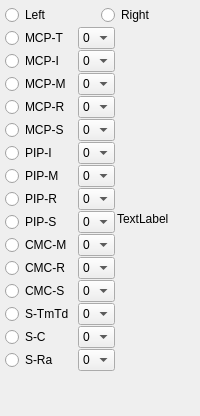
      <widget class="QWidget" name="TB_JSN">
       <attribute name="title">
        <string>JSN</string>
       </attribute>
       <layout class="QVBoxLayout" name="verticalLayout_6">
        <property name="spacing">
         <number>1</number>
        </property>
        <property name="leftMargin">
         <number>5</number>
        </property>
        <property name="topMargin">
         <number>5</number>
        </property>
        <property name="rightMargin">
         <number>5</number>
        </property>
        <property name="bottomMargin">
         <number>5</number>
        </property>
        <item>
         <layout class="QVBoxLayout" name="verticalLayout_5" stretch="1,15">
          <property name="spacing">
           <number>2</number>
          </property>
          <item>
           <layout class="QHBoxLayout" name="horizontalLayout_2" stretch="1,1">
            <item>
             <widget class="QRadioButton" name="RB_Left_JSN">
              <property name="text">
               <string>Left</string>
              </property>
             </widget>
            </item>
            <item>
             <widget class="QRadioButton" name="RB_Right_JSN">
              <property name="text">
               <string>Right</string>
              </property>
             </widget>
            </item>
           </layout>
          </item>
          <item>
           <layout class="QHBoxLayout" name="horizontalLayout_18" stretch="1,4">
            <property name="spacing">
             <number>2</number>
            </property>
            <item>
             <layout class="QVBoxLayout" name="verticalLayout_4">
              <property name="spacing">
               <number>1</number>
              </property>
              <item>
               <layout class="QVBoxLayout" name="verticalLayout_3">
                <property name="spacing">
                 <number>1</number>
                </property>
                <item>
                 <layout class="QHBoxLayout" name="horizontalLayout_3" stretch="2,1">
                  <property name="spacing">
                   <number>4</number>
                  </property>
                  <item>
                   <widget class="QRadioButton" name="RB_JSN_1">
                    <property name="sizePolicy">
                     <sizepolicy hsizetype="Preferred" vsizetype="Fixed">
                      <horstretch>0</horstretch>
                      <verstretch>0</verstretch>
                     </sizepolicy>
                    </property>
                    <property name="text">
                     <string>MCP-T</string>
                    </property>
                   </widget>
                  </item>
                  <item>
                   <widget class="QComboBox" name="CB_JSN_1">
                    <property name="sizePolicy">
                     <sizepolicy hsizetype="Preferred" vsizetype="Fixed">
                      <horstretch>0</horstretch>
                      <verstretch>0</verstretch>
                     </sizepolicy>
                    </property>
                    <item>
                     <property name="text">
                      <string>0</string>
                     </property>
                    </item>
                    <item>
                     <property name="text">
                      <string>1</string>
                     </property>
                    </item>
                    <item>
                     <property name="text">
                      <string>2</string>
                     </property>
                    </item>
                    <item>
                     <property name="text">
                      <string>3</string>
                     </property>
                    </item>
                    <item>
                     <property name="text">
                      <string>4</string>
                     </property>
                    </item>
                   </widget>
                  </item>
                 </layout>
                </item>
                <item>
                 <layout class="QHBoxLayout" name="horizontalLayout_4" stretch="2,1">
                  <property name="spacing">
                   <number>4</number>
                  </property>
                  <property name="sizeConstraint">
                   <enum>QLayout::SetDefaultConstraint</enum>
                  </property>
                  <item>
                   <widget class="QRadioButton" name="RB_JSN_2">
                    <property name="sizePolicy">
                     <sizepolicy hsizetype="Preferred" vsizetype="Fixed">
                      <horstretch>0</horstretch>
                      <verstretch>0</verstretch>
                     </sizepolicy>
                    </property>
                    <property name="text">
                     <string>MCP-I</string>
                    </property>
                   </widget>
                  </item>
                  <item>
                   <widget class="QComboBox" name="CB_JSN_2">
                    <property name="sizePolicy">
                     <sizepolicy hsizetype="Preferred" vsizetype="Fixed">
                      <horstretch>0</horstretch>
                      <verstretch>0</verstretch>
                     </sizepolicy>
                    </property>
                    <item>
                     <property name="text">
                      <string>0</string>
                     </property>
                    </item>
                    <item>
                     <property name="text">
                      <string>1</string>
                     </property>
                    </item>
                    <item>
                     <property name="text">
                      <string>2</string>
                     </property>
                    </item>
                    <item>
                     <property name="text">
                      <string>3</string>
                     </property>
                    </item>
                    <item>
                     <property name="text">
                      <string>4</string>
                     </property>
                    </item>
                   </widget>
                  </item>
                 </layout>
                </item>
                <item>
                 <layout class="QHBoxLayout" name="horizontalLayout_5" stretch="2,1">
                  <property name="spacing">
                   <number>4</number>
                  </property>
                  <item>
                   <widget class="QRadioButton" name="RB_JSN_3">
                    <property name="sizePolicy">
                     <sizepolicy hsizetype="Preferred" vsizetype="Fixed">
                      <horstretch>0</horstretch>
                      <verstretch>0</verstretch>
                     </sizepolicy>
                    </property>
                    <property name="text">
                     <string>MCP-M</string>
                    </property>
                   </widget>
                  </item>
                  <item>
                   <widget class="QComboBox" name="CB_JSN_3">
                    <item>
                     <property name="text">
                      <string>0</string>
                     </property>
                    </item>
                    <item>
                     <property name="text">
                      <string>1</string>
                     </property>
                    </item>
                    <item>
                     <property name="text">
                      <string>2</string>
                     </property>
                    </item>
                    <item>
                     <property name="text">
                      <string>3</string>
                     </property>
                    </item>
                    <item>
                     <property name="text">
                      <string>4</string>
                     </property>
                    </item>
                   </widget>
                  </item>
                 </layout>
                </item>
                <item>
                 <layout class="QHBoxLayout" name="horizontalLayout_6" stretch="2,1">
                  <property name="spacing">
                   <number>4</number>
                  </property>
                  <item>
                   <widget class="QRadioButton" name="RB_JSN_4">
                    <property name="sizePolicy">
                     <sizepolicy hsizetype="Preferred" vsizetype="Fixed">
                      <horstretch>0</horstretch>
                      <verstretch>0</verstretch>
                     </sizepolicy>
                    </property>
                    <property name="text">
                     <string>MCP-R</string>
                    </property>
                   </widget>
                  </item>
                  <item>
                   <widget class="QComboBox" name="CB_JSN_4">
                    <item>
                     <property name="text">
                      <string>0</string>
                     </property>
                    </item>
                    <item>
                     <property name="text">
                      <string>1</string>
                     </property>
                    </item>
                    <item>
                     <property name="text">
                      <string>2</string>
                     </property>
                    </item>
                    <item>
                     <property name="text">
                      <string>3</string>
                     </property>
                    </item>
                    <item>
                     <property name="text">
                      <string>4</string>
                     </property>
                    </item>
                   </widget>
                  </item>
                 </layout>
                </item>
                <item>
                 <layout class="QHBoxLayout" name="horizontalLayout_7" stretch="2,1">
                  <property name="spacing">
                   <number>4</number>
                  </property>
                  <item>
                   <widget class="QRadioButton" name="RB_JSN_5">
                    <property name="sizePolicy">
                     <sizepolicy hsizetype="Preferred" vsizetype="Fixed">
                      <horstretch>0</horstretch>
                      <verstretch>0</verstretch>
                     </sizepolicy>
                    </property>
                    <property name="text">
                     <string>MCP-S</string>
                    </property>
                   </widget>
                  </item>
                  <item>
                   <widget class="QComboBox" name="CB_JSN_5">
                    <item>
                     <property name="text">
                      <string>0</string>
                     </property>
                    </item>
                    <item>
                     <property name="text">
                      <string>1</string>
                     </property>
                    </item>
                    <item>
                     <property name="text">
                      <string>2</string>
                     </property>
                    </item>
                    <item>
                     <property name="text">
                      <string>3</string>
                     </property>
                    </item>
                    <item>
                     <property name="text">
                      <string>4</string>
                     </property>
                    </item>
                   </widget>
                  </item>
                 </layout>
                </item>
                <item>
                 <layout class="QHBoxLayout" name="horizontalLayout_8" stretch="2,1">
                  <property name="spacing">
                   <number>4</number>
                  </property>
                  <item>
                   <widget class="QRadioButton" name="RB_JSN_6">
                    <property name="sizePolicy">
                     <sizepolicy hsizetype="Preferred" vsizetype="Fixed">
                      <horstretch>0</horstretch>
                      <verstretch>0</verstretch>
                     </sizepolicy>
                    </property>
                    <property name="text">
                     <string>PIP-I</string>
                    </property>
                   </widget>
                  </item>
                  <item>
                   <widget class="QComboBox" name="CB_JSN_6">
                    <item>
                     <property name="text">
                      <string>0</string>
                     </property>
                    </item>
                    <item>
                     <property name="text">
                      <string>1</string>
                     </property>
                    </item>
                    <item>
                     <property name="text">
                      <string>2</string>
                     </property>
                    </item>
                    <item>
                     <property name="text">
                      <string>3</string>
                     </property>
                    </item>
                    <item>
                     <property name="text">
                      <string>4</string>
                     </property>
                    </item>
                   </widget>
                  </item>
                 </layout>
                </item>
                <item>
                 <layout class="QHBoxLayout" name="horizontalLayout_9" stretch="2,1">
                  <property name="spacing">
                   <number>4</number>
                  </property>
                  <item>
                   <widget class="QRadioButton" name="RB_JSN_7">
                    <property name="sizePolicy">
                     <sizepolicy hsizetype="Preferred" vsizetype="Fixed">
                      <horstretch>0</horstretch>
                      <verstretch>0</verstretch>
                     </sizepolicy>
                    </property>
                    <property name="text">
                     <string>PIP-M</string>
                    </property>
                   </widget>
                  </item>
                  <item>
                   <widget class="QComboBox" name="CB_JSN_7">
                    <item>
                     <property name="text">
                      <string>0</string>
                     </property>
                    </item>
                    <item>
                     <property name="text">
                      <string>1</string>
                     </property>
                    </item>
                    <item>
                     <property name="text">
                      <string>2</string>
                     </property>
                    </item>
                    <item>
                     <property name="text">
                      <string>3</string>
                     </property>
                    </item>
                    <item>
                     <property name="text">
                      <string>4</string>
                     </property>
                    </item>
                   </widget>
                  </item>
                 </layout>
                </item>
                <item>
                 <layout class="QHBoxLayout" name="horizontalLayout_10" stretch="2,1">
                  <property name="spacing">
                   <number>4</number>
                  </property>
                  <item>
                   <widget class="QRadioButton" name="RB_JSN_8">
                    <property name="sizePolicy">
                     <sizepolicy hsizetype="Preferred" vsizetype="Fixed">
                      <horstretch>0</horstretch>
                      <verstretch>0</verstretch>
                     </sizepolicy>
                    </property>
                    <property name="text">
                     <string>PIP-R</string>
                    </property>
                   </widget>
                  </item>
                  <item>
                   <widget class="QComboBox" name="CB_JSN_8">
                    <item>
                     <property name="text">
                      <string>0</string>
                     </property>
                    </item>
                    <item>
                     <property name="text">
                      <string>1</string>
                     </property>
                    </item>
                    <item>
                     <property name="text">
                      <string>2</string>
                     </property>
                    </item>
                    <item>
                     <property name="text">
                      <string>3</string>
                     </property>
                    </item>
                    <item>
                     <property name="text">
                      <string>4</string>
                     </property>
                    </item>
                   </widget>
                  </item>
                 </layout>
                </item>
                <item>
                 <layout class="QHBoxLayout" name="horizontalLayout_11" stretch="2,1">
                  <property name="spacing">
                   <number>4</number>
                  </property>
                  <item>
                   <widget class="QRadioButton" name="RB_JSN_9">
                    <property name="text">
                     <string>PIP-S</string>
                    </property>
                   </widget>
                  </item>
                  <item>
                   <widget class="QComboBox" name="CB_JSN_9">
                    <item>
                     <property name="text">
                      <string>0</string>
                     </property>
                    </item>
                    <item>
                     <property name="text">
                      <string>1</string>
                     </property>
                    </item>
                    <item>
                     <property name="text">
                      <string>2</string>
                     </property>
                    </item>
                    <item>
                     <property name="text">
                      <string>3</string>
                     </property>
                    </item>
                    <item>
                     <property name="text">
                      <string>4</string>
                     </property>
                    </item>
                   </widget>
                  </item>
                 </layout>
                </item>
                <item>
                 <layout class="QHBoxLayout" name="horizontalLayout_12" stretch="2,1">
                  <property name="spacing">
                   <number>4</number>
                  </property>
                  <item>
                   <widget class="QRadioButton" name="RB_JSN_10">
                    <property name="text">
                     <string>CMC-M</string>
                    </property>
                   </widget>
                  </item>
                  <item>
                   <widget class="QComboBox" name="CB_JSN_10">
                    <item>
                     <property name="text">
                      <string>0</string>
                     </property>
                    </item>
                    <item>
                     <property name="text">
                      <string>1</string>
                     </property>
                    </item>
                    <item>
                     <property name="text">
                      <string>2</string>
                     </property>
                    </item>
                    <item>
                     <property name="text">
                      <string>3</string>
                     </property>
                    </item>
                    <item>
                     <property name="text">
                      <string>4</string>
                     </property>
                    </item>
                   </widget>
                  </item>
                 </layout>
                </item>
                <item>
                 <layout class="QHBoxLayout" name="horizontalLayout_13" stretch="2,1">
                  <property name="spacing">
                   <number>0</number>
                  </property>
                  <item>
                   <widget class="QRadioButton" name="RB_JSN_11">
                    <property name="text">
                     <string>CMC-R</string>
                    </property>
                   </widget>
                  </item>
                  <item>
                   <widget class="QComboBox" name="CB_JSN_11">
                    <item>
                     <property name="text">
                      <string>0</string>
                     </property>
                    </item>
                    <item>
                     <property name="text">
                      <string>1</string>
                     </property>
                    </item>
                    <item>
                     <property name="text">
                      <string>2</string>
                     </property>
                    </item>
                    <item>
                     <property name="text">
                      <string>3</string>
                     </property>
                    </item>
                    <item>
                     <property name="text">
                      <string>4</string>
                     </property>
                    </item>
                   </widget>
                  </item>
                 </layout>
                </item>
                <item>
                 <layout class="QHBoxLayout" name="horizontalLayout_14" stretch="2,1">
                  <property name="spacing">
                   <number>4</number>
                  </property>
                  <item>
                   <widget class="QRadioButton" name="RB_JSN_12">
                    <property name="text">
                     <string>CMC-S</string>
                    </property>
                   </widget>
                  </item>
                  <item>
                   <widget class="QComboBox" name="CB_JSN_12">
                    <item>
                     <property name="text">
                      <string>0</string>
                     </property>
                    </item>
                    <item>
                     <property name="text">
                      <string>1</string>
                     </property>
                    </item>
                    <item>
                     <property name="text">
                      <string>2</string>
                     </property>
                    </item>
                    <item>
                     <property name="text">
                      <string>3</string>
                     </property>
                    </item>
                    <item>
                     <property name="text">
                      <string>4</string>
                     </property>
                    </item>
                   </widget>
                  </item>
                 </layout>
                </item>
                <item>
                 <layout class="QHBoxLayout" name="horizontalLayout_15" stretch="2,1">
                  <property name="spacing">
                   <number>4</number>
                  </property>
                  <item>
                   <widget class="QRadioButton" name="RB_JSN_13">
                    <property name="text">
                     <string>S-TmTd</string>
                    </property>
                   </widget>
                  </item>
                  <item>
                   <widget class="QComboBox" name="CB_JSN_13">
                    <item>
                     <property name="text">
                      <string>0</string>
                     </property>
                    </item>
                    <item>
                     <property name="text">
                      <string>1</string>
                     </property>
                    </item>
                    <item>
                     <property name="text">
                      <string>2</string>
                     </property>
                    </item>
                    <item>
                     <property name="text">
                      <string>3</string>
                     </property>
                    </item>
                    <item>
                     <property name="text">
                      <string>4</string>
                     </property>
                    </item>
                   </widget>
                  </item>
                 </layout>
                </item>
                <item>
                 <layout class="QHBoxLayout" name="horizontalLayout_16" stretch="2,1">
                  <property name="spacing">
                   <number>4</number>
                  </property>
                  <item>
                   <widget class="QRadioButton" name="RB_JSN_14">
                    <property name="text">
                     <string>S-C</string>
                    </property>
                   </widget>
                  </item>
                  <item>
                   <widget class="QComboBox" name="CB_JSN_14">
                    <item>
                     <property name="text">
                      <string>0</string>
                     </property>
                    </item>
                    <item>
                     <property name="text">
                      <string>1</string>
                     </property>
                    </item>
                    <item>
                     <property name="text">
                      <string>2</string>
                     </property>
                    </item>
                    <item>
                     <property name="text">
                      <string>3</string>
                     </property>
                    </item>
                    <item>
                     <property name="text">
                      <string>4</string>
                     </property>
                    </item>
                   </widget>
                  </item>
                 </layout>
                </item>
                <item>
                 <layout class="QHBoxLayout" name="horizontalLayout_17" stretch="2,1">
                  <property name="spacing">
                   <number>4</number>
                  </property>
                  <item>
                   <widget class="QRadioButton" name="RB_JSN_15">
                    <property name="text">
                     <string>S-Ra</string>
                    </property>
                   </widget>
                  </item>
                  <item>
                   <widget class="QComboBox" name="CB_JSN_15">
                    <item>
                     <property name="text">
                      <string>0</string>
                     </property>
                    </item>
                    <item>
                     <property name="text">
                      <string>1</string>
                     </property>
                    </item>
                    <item>
                     <property name="text">
                      <string>2</string>
                     </property>
                    </item>
                    <item>
                     <property name="text">
                      <string>3</string>
                     </property>
                    </item>
                    <item>
                     <property name="text">
                      <string>4</string>
                     </property>
                    </item>
                   </widget>
                  </item>
                 </layout>
                </item>
               </layout>
              </item>
              <item>
               <spacer name="verticalSpacer">
                <property name="orientation">
                 <enum>Qt::Vertical</enum>
                </property>
                <property name="sizeHint" stdset="0">
                 <size>
                  <width>20</width>
                  <height>40</height>
                 </size>
                </property>
               </spacer>
              </item>
             </layout>
            </item>
            <item>
             <widget class="QLabel" name="LB_HandModel_JSN">
              <property name="sizePolicy">
               <sizepolicy hsizetype="Ignored" vsizetype="Ignored">
                <horstretch>0</horstretch>
                <verstretch>0</verstretch>
               </sizepolicy>
              </property>
              <property name="text">
               <string>TextLabel</string>
              </property>
             </widget>
            </item>
           </layout>
          </item>
         </layout>
        </item>
       </layout>
      </widget>
